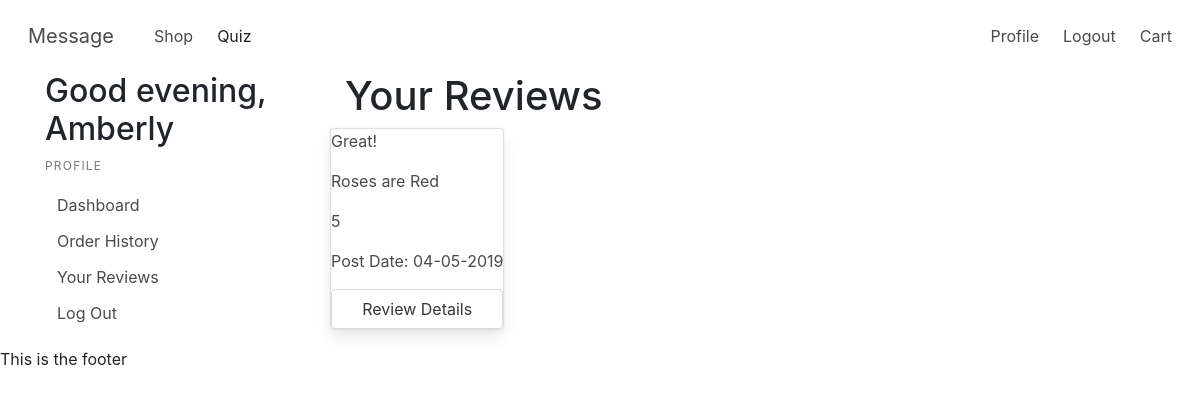
/profile/reviews (signed in), run on the app's committed database.
### models.py (models this page shows, shortened)
class User(UserMixin, Model):
    fname = CharField()
    lname = CharField()
    email = CharField(unique=True)
    password = CharField(max_length=100)
    street_address = CharField(default="")
    city = CharField(default="")
    state = CharField(default="")
    postal_code = CharField(default="")
    join_date = DateTimeField(default=datetime.datetime.now())
    class Meta:
        database = DATABASE

class Review(Model):
    user = ForeignKeyField(model=User, backref='review')
    product = ForeignKeyField(model=Product, backref='review')
    title = CharField()
    rating = IntegerField()
    content = CharField()
    date_posted = DateTimeField(default=datetime.datetime.now())
    class Meta:
        database = DATABASE

class Product(Model):
    name = CharField(unique=True)
    description = CharField()
    image = CharField()
    plant = CharField()
    meaning = CharField()
    price = IntegerField()
    data_name= CharField()
    average_rating = FloatField(default=0)
    category = ForeignKeyField(model=Category, backref='product')
    class Meta:
        database = DATABASE

### app.py (the view)
@app.route('/profile/reviews', methods=["GET"])
@login_required
def reviews():
    user = current_user
    current_hour = datetime.datetime.now().hour
    greeting = time_of_day(current_hour)
    reviews = models.Review.select().where(models.Review.user_id == user.id)
    return render_template("reviews.html", user=user, greeting=greeting, reviews=reviews)

### app.py (called while the page is built)
@login_manager.user_loader
def load_user(userid):
    try:
        return models.User.get(models.User.id == userid)
    except models.DoesNotExist:
        return None

@app.before_request
def before_request():
    g.db = models.DATABASE
    g.db.connect()
    g.user = current_user

@app.after_request
def after_request(response):
    g.db.close()
    return response

def time_of_day(hour):
    return (
        "morning" if 5 <= hour <= 11
        else
        "afternoon" if 12 <= hour <= 17
        else
        "evening" if 18 <= hour <= 22
        else
        "night"
    )

### templates/reviews.html
{% extends 'profile.html' %}
{% block profile %}
<h1>Your Reviews</h1>
{% if reviews %}
{% for review in reviews %}
    <div class="row">
        <div class="card">
            <p>{{review.title}}</p>
            <p>{{review.product.name}}</p>
            <p>{{review.rating}}</p>
            <p>Post Date: {{review.date_posted.strftime('%m-%d-%Y')}}</p>
            <a href="/profile/reviews/review_details/{{review.id}}"class="button">Review Details</a>
        </div>
    </div>
    {% endfor %}
    {% else %}
    <p>You have not written any reviews.</p>
    <a class="button" href="/shop">Continue Shopping</a>
    {% endif %}
{% endblock %}

### templates/profile.html
{% extends 'layout.html' %}
{% block content %}
<div class="container">
    <div class="row">
        <div class="col-sm-3">
            <h2> Good {{greeting}}, {{user.fname}}</h2>
            <aside class="menu">
                <p class="menu-label">
                    Profile
                </p>
                <ul class="menu-list">
                    <li><a href="{{url_for('profile')}}">Dashboard</a></li>
                    <li><a href="{{url_for('order_history')}}">Order History</a></li>
                    <li><a href="{{url_for('reviews')}}">Your Reviews</a></li>
                    <li><a href="{{url_for('logout')}}">Log Out</a></li>
                </ul>
            </aside>
        </div>
        <div class="col-sm-9">
            <div class="container">
                {% block profile %}
                {% endblock %}
            </div>
        </div>
    </div>
</div>
{% endblock %}

### data on the page
User: fname "Amberly"
Review: title "Great!", product.name "Roses are Red", rating "5", date_posted "04-05-2019"

### other printed values
{{ greeting }} "evening"
